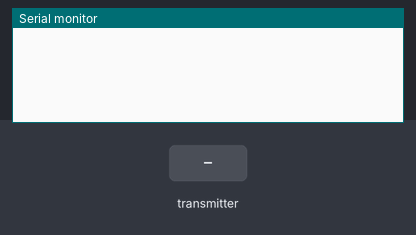
Recording of a sketch running on a simulated Arduino Uno, built with avr-gcc and run on an emulated ATmega328P. On the bench: the last lines printed to the serial monitor. The test bench sets the inputs (shaded band). No radio packets arrive unless stated.

Above: at 1.2 s.
1.3 s: the transmitter starts sending num.0 = 0
At 1.37 s:
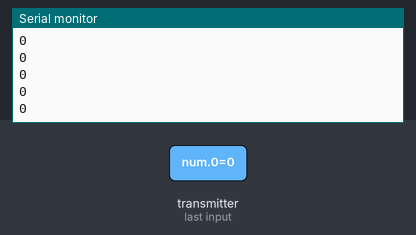
3.2 s: the transmitter starts sending num.1 = 256
4.7 s: the transmitter starts sending num.2 = 512
At 4.77 s:
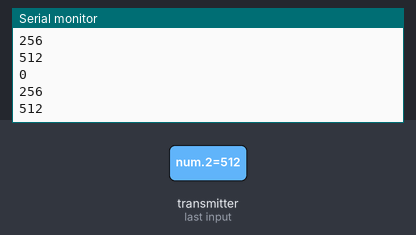
6.2 s: the transmitter starts sending num.0 = 1023
Timing chart, 0 to 8.7 s (numbered marks = the images above; inputs shaded):
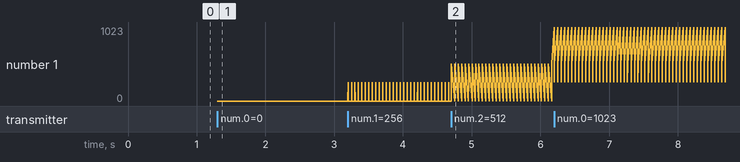

The sketch:

Receive_RF_Test.ino
```cpp
#include <SPI.h>
#include "RF24.h"
#include <nRF24L01.h>
#include <RF24.h>
//#include <Servo.h>

RF24 radio(7,8); // CE, CNS
byte address[6] = "HansM";
int num[4];


void setup() {
  Serial.begin(115200);
  radio.begin();
  radio.openReadingPipe(1,address);
  radio.setPALevel(RF24_PA_LOW);
  //radio.setDataRate(RF24_250KBPS);
  radio.startListening();
}

void loop() {
  if (radio.available()) {
    //char text[32] = "";
    //radio.read(&text, sizeof(text));
    // Serial.println(text);
    radio.read(&num, sizeof(num));
    //Serial.println(num);
    Serial.println(num[0]);
    Serial.println(num[1]);
    Serial.println(num[2]);
  }
}
```

Measured:
- after the input at 1.3 s, the serial monitor: prints a new line at once (image 1)
- after the input at 4.7 s, the serial monitor: prints a new line at once (image 2)
- plotted number 1: 0 → 512 after the input at 4.7 s
